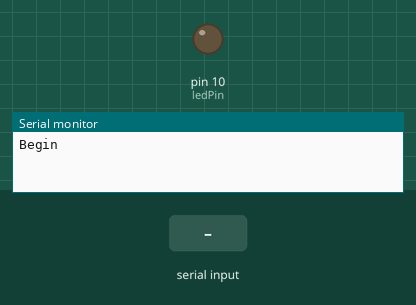
The sketch below on a simulated Arduino Uno, built with avr-gcc and run on an emulated ATmega328P. Shown: output pins drawn as LEDs (lit = HIGH), the last lines printed to the serial monitor. The inputs (shaded band) are chosen by the test bench.

Above: at 1.2 s.
1.3 s: "1" received over the second serial link
At 1.9 s:
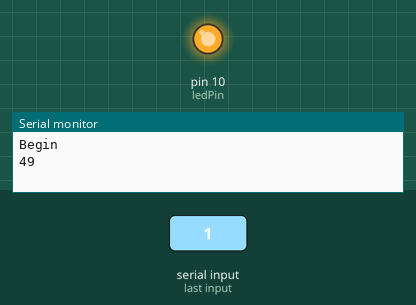
2.8 s: "0" received over the second serial link
At 4.2 s:
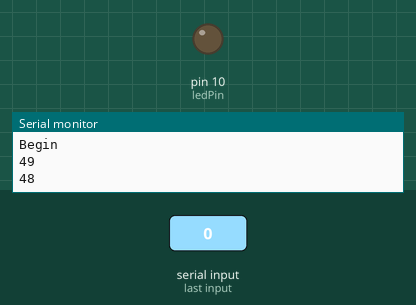
Timing chart, 0 to 5.8 s (numbered marks = the images above; inputs shaded):
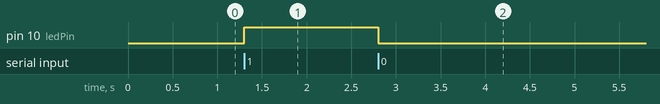

Measured:
- after the input at 1.3 s, pin 10 (ledPin): LOW → HIGH at once
- after the input at 2.8 s, pin 10 (ledPin): HIGH → LOW at once

The sketch:

power_switch_tail_test.ino
```cpp
#include <SoftwareSerial.h>

int ledPin = 10;
int data;

SoftwareSerial XBee(11, 12);  // Rx, Tx

void setup()
{
  pinMode( ledPin, OUTPUT );
  Serial.begin(9600);
  Serial.println("Begin");

  XBee.begin(9600);
}

void loop()
{
  if (XBee.available())
  {
    data = XBee.read();
    if ( data == '1' ) {
      analogWrite( ledPin, 255 );
    }
    else if ( data == '0' ) {
      analogWrite( ledPin, 0 );
    }

    Serial.println(data);
  }

}
```
